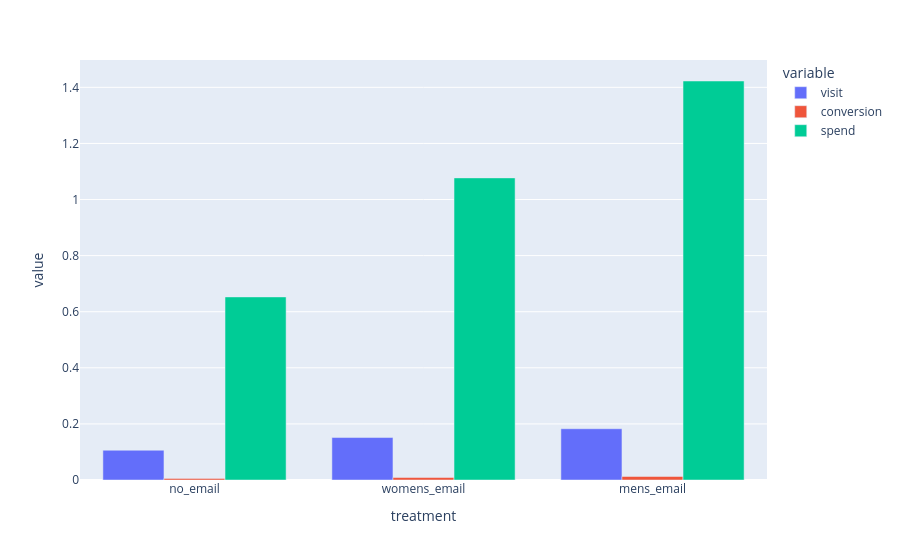

Notebook source saved alongside this figure:
### Markdown cell above
At first look it seems there has been a positive effect on the visit, conversion and spending of customers contacted by either the mens or womens email compared to the control group (no email). We summarize the results in the following bar chart

### Code cell
import plotly.express as px

px.bar(tdf, barmode='group', )

### Figure 1 — Plotly figure (JSON) as saved in the notebook; plotly's stock layout.template omitted (floating-point values rounded to 4 significant figures)
{"data": [{"alignmentgroup": "True", "hovertemplate": "variable=visit<br>treatment=%{x}<br>value=%{y}<extra></extra>", "legendgroup": "visit", "marker": {"color": "#636efa", "pattern": {"shape": ""}}, "name": "visit", "offsetgroup": "visit", "orientation": "v", "showlegend": true, "textposition": "auto", "type": "bar", "x": ["no_email", "womens_email", "mens_email"], "xaxis": "x", "y": [0.1062, 0.1514, 0.1828], "yaxis": "y"}, {"alignmentgroup": "True", "hovertemplate": "variable=conversion<br>treatment=%{x}<br>value=%{y}<extra></extra>", "legendgroup": "conversion", "marker": {"color": "#EF553B", "pattern": {"shape": ""}}, "name": "conversion", "offsetgroup": "conversion", "orientation": "v", "showlegend": true, "textposition": "auto", "type": "bar", "x": ["no_email", "womens_email", "mens_email"], "xaxis": "x", "y": [0.005726, 0.008837, 0.01253], "yaxis": "y"}, {"alignmentgroup": "True", "hovertemplate": "variable=spend<br>treatment=%{x}<br>value=%{y}<extra></extra>", "legendgroup": "spend", "marker": {"color": "#00cc96", "pattern": {"shape": ""}}, "name": "spend", "offsetgroup": "spend", "orientation": "v", "showlegend": true, "textposition": "auto", "type": "bar", "x": ["no_email", "womens_email", "mens_email"], "xaxis": "x", "y": [0.6528, 1.077, 1.423], "yaxis": "y"}], "layout": {"barmode": "group", "legend": {"title": {"text": "variable"}, "tracegroupgap": 0}, "margin": {"t": 60}, "xaxis": {"anchor": "y", "domain": [0, 1], "title": {"text": "treatment"}}, "yaxis": {"anchor": "x", "domain": [0, 1], "title": {"text": "value"}}}}
